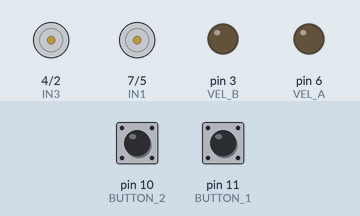
This sketch was run on a simulated Arduino Uno, built with avr-gcc and run on an emulated ATmega328P. On the bench: motor-driver pin pairs drawn as motors (green arrow = first pin HIGH = forward, orange = second pin HIGH = backward, longer = more drive), output pins drawn as LEDs (lit = HIGH). The inputs (shaded band) are chosen by the test bench; at power-on: pin 10 (BUTTON_2) LOW, pin 11 (BUTTON_1) LOW.

Above: at 1.2 s.
1.3 s: pin 10 (BUTTON_2) pulled HIGH for 1 s
At 3.3 s:
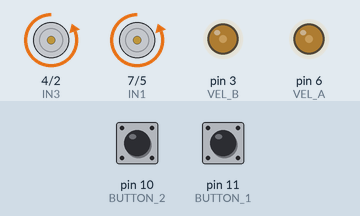
4.3 s: pin 11 (BUTTON_1) pulled HIGH for 3.2 s
At 8.0 s:
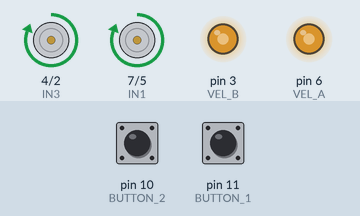
9.0 s: pin 11 (BUTTON_1) pulled HIGH for 1 s
At 10.8 s:
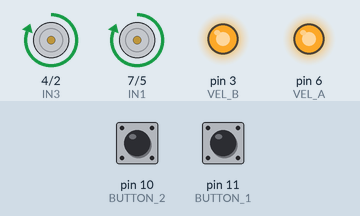
12.0 s: pin 10 (BUTTON_2) pulled HIGH for 3.2 s
At 13.74 s:
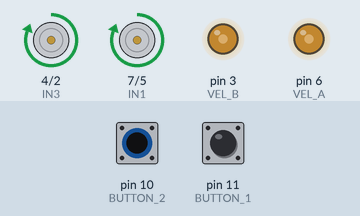
16.7 s: pin 10 (BUTTON_2) pulled HIGH for 3.2 s
At 20.9 s:
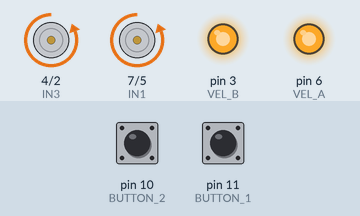
Timing chart, 0 to 22.4 s (numbered marks = the images above; inputs shaded):
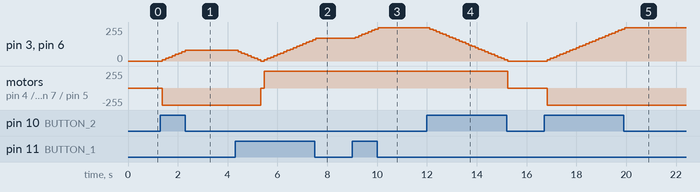

The sketch:

ponte_h.ino
```cpp
// Inclui biblioteca de funções matematicas
#include <math.h>
//Definindo os pinos para o motor A
#define IN1   7
#define IN2   5
#define VEL_A 6
//Definindo os pinos para o motor B
#define IN3   4
#define IN4   2
#define VEL_B 3
//Definindo os pinos para os botões
#define BUTTON_1 11
#define BUTTON_2 10
//variavel auxiliar
int velocidade = 0;;
void setup(){
// Inicializa a serial do arduino
Serial.begin(9600);
// Inicializa os pinos do motor
pinMode(IN1,OUTPUT);
pinMode(IN2,OUTPUT);
pinMode(IN3,OUTPUT);
pinMode(IN4,OUTPUT);
pinMode(VEL_A,OUTPUT);
pinMode(VEL_B,OUTPUT);
// Inicializa os pinos dos botões
pinMode(BUTTON_1,INPUT);
pinMode(BUTTON_2,INPUT);
}
void loop(){
    // Verifica se o botão 1 foi pressionado
    if(digitalRead(BUTTON_1) == HIGH && velocidade < 250){
      // Incrementa a velocidade do motor
      velocidade += 10;
      // Espera 80 ms
      delay(80);
    }

    // Verifica se o botão 2 foi pressionado
    if(digitalRead(BUTTON_2) == HIGH && velocidade > -250){
      // Decrementa a velocidade do motor
      velocidade -= 10;
      // Espera 80 ms
      delay(80);
    }
    // Se a velocidade for positiva, o motor gira em um sentido
    if(velocidade > 0){
        digitalWrite(IN1,HIGH);
        digitalWrite(IN2,LOW);
        digitalWrite(IN3,HIGH);
        digitalWrite(IN4,LOW);
    }
    // Se a velocidade for zero, o motor para
    else if (velocidade == 0){
        digitalWrite(IN1,LOW);
        digitalWrite(IN2,LOW);
        digitalWrite(IN3,LOW);
        digitalWrite(IN4,LOW);
    }
    // Se a velocidade for negativa, o motor gira em outro sentido
    else if (velocidade < 0){
        digitalWrite(IN1,LOW);
        digitalWrite(IN2,HIGH);
        digitalWrite(IN3,LOW);
        digitalWrite(IN4,HIGH);
    }
    // Gera saida no pino de controle de velocidade com PWM
    analogWrite(VEL_A,abs(velocidade));
    analogWrite(VEL_B,abs(velocidade));
    // Espera 80 ms
    delay(50);
}
```

Measured:
- after the input at 1.3 s, pin 3 (VEL_B), pin 6 (VEL_A): moves from 0/255 to 80/255 over 0.91 s, starting after 0.08 s; motor on pin 4 (IN3) / pin 2 (IN4), motor on pin 7 (IN1) / pin 5 (IN2): stopped → backward 255/255 after 0.08 s
- after the input at 4.3 s, pin 3 (VEL_B), pin 6 (VEL_A): 80/255 → 70/255 after 0.12 s, → 60/255 0.13 s later, → 50/255 0.13 s later, → 40/255 0.13 s later, … (25 changes in this stretch); motor on pin 4 (IN3) / pin 2 (IN4), motor on pin 7 (IN1) / pin 5 (IN2): backward 255/255 → stopped after 1.0 s, → forward 255/255 0.13 s later
- after the input at 9.0 s, pin 3 (VEL_B), pin 6 (VEL_A): moves from 170/255 to 250/255 over 0.91 s, starting after 0.13 s
- after the input at 12.0 s, pin 3 (VEL_B), pin 6 (VEL_A): moves from 250/255 to 0/255 over 3.1 s, starting after 0.12 s; motor on pin 4 (IN3) / pin 2 (IN4), motor on pin 7 (IN1) / pin 5 (IN2): forward 255/255 → stopped after 3.2 s
- after the input at 16.7 s, pin 3 (VEL_B), pin 6 (VEL_A): moves from 0/255 to 250/255 over 3.1 s, starting after 0.12 s; motor on pin 4 (IN3) / pin 2 (IN4), motor on pin 7 (IN1) / pin 5 (IN2): stopped → backward 255/255 after 0.12 s
